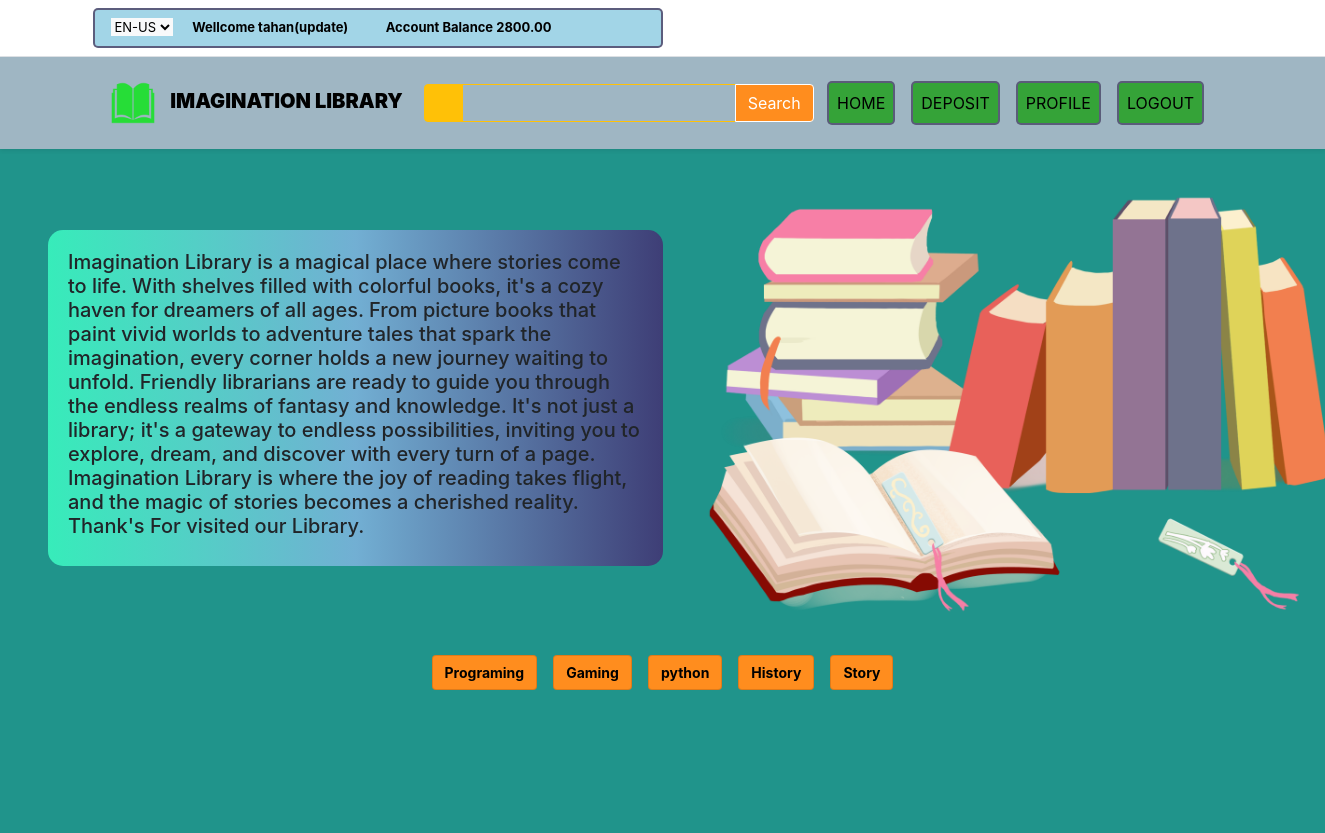
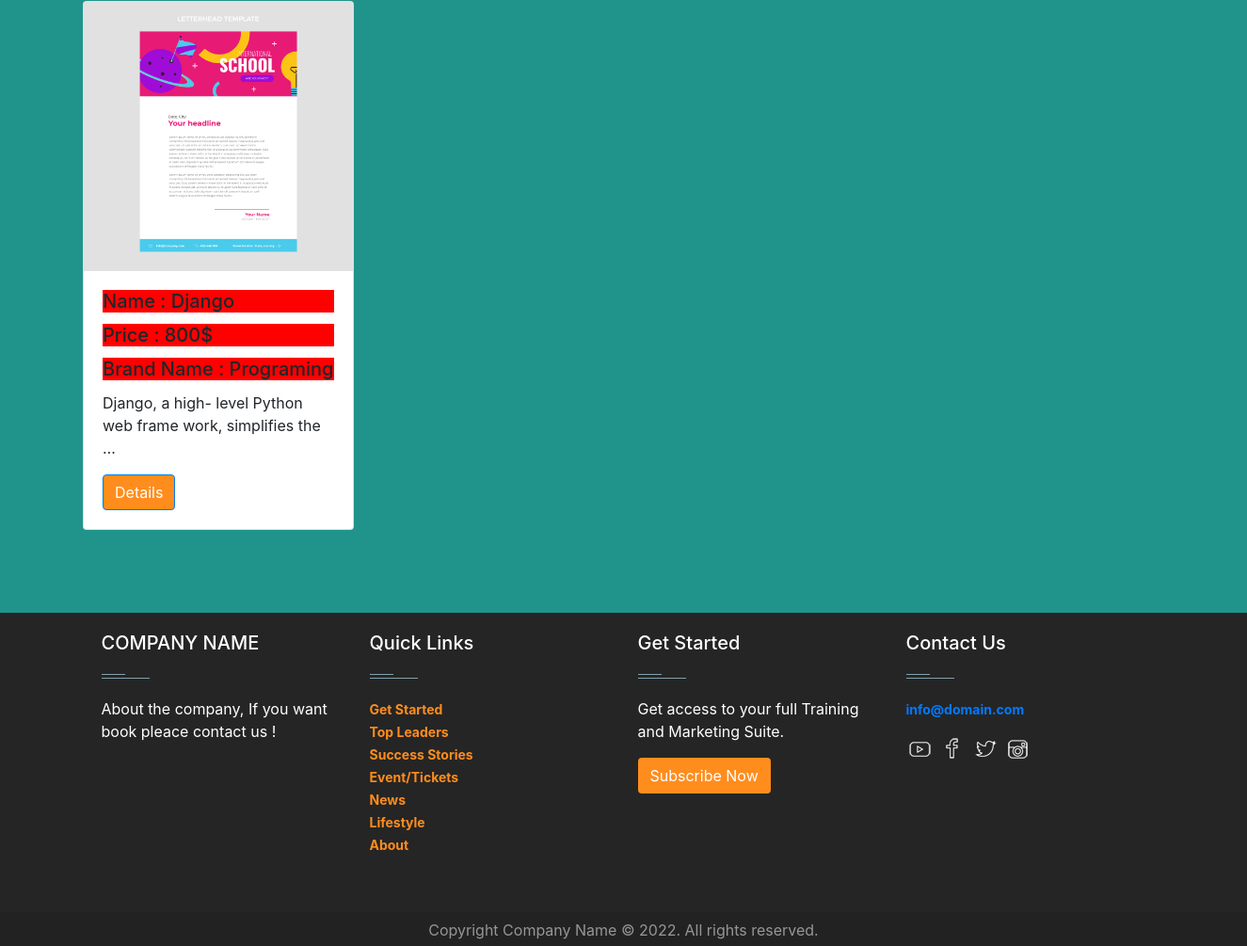
The app's page /catagory/Programing/ (signed in) with its own data (2 pictures, top to bottom).
### accounts/models.py (models this page shows, shortened)
class UserLibraryAccount(models.Model):
    user = models.OneToOneField(User, related_name='account', on_delete=models.CASCADE)
    account_no = models.IntegerField(unique=True)
    balance = models.DecimalField(default=0, max_digits=12, decimal_places=2)
    Name = models.CharField(max_length=50)
    birth_date = models.DateField(null=True, blank=True)
    gender = models.CharField(max_length=10, choices=GENDER_TYPE)

### category/models.py (models this page shows)
class Cetagory(models.Model):
    Name = models.CharField(max_length=100)
    def __str__(self):
        return self.Name

### bookposts/models.py (models this page shows, shortened)
class Post(models.Model):
    image = models.ImageField(upload_to='bookposts/media/uploads', blank=True, null=True)
    book_name = models.CharField(max_length=100)
    book_detail = models.TextField()
    book_price = models.IntegerField()
    category = models.ForeignKey(Cetagory, on_delete=models.CASCADE)

### Library_Management_System/views.py (the view)
# urls.py: 2. Add a URL to urlpatterns:  path('', views.home, name='home')
def home(request, category_slug = None):
    data = Post.objects.all()
    if category_slug is not None:
        category = Cetagory.objects.get(Name = category_slug)
        data = Post.objects.filter(category = category)
    categories = Cetagory.objects.all()
    return render(request, 'home.html', {'data': data, 'category': categories,})

### templates/home.html (shortened to what this page needs)
{% extends 'base.html' %}
{% load static %}
{% block content %}
  <div class=" d-flex flex-wrap px-5 pt-3 align-items-center">
      <div class="col-6 text-box content-container bg-white">
          <h5>
Imagination Library is a magical place where stories come to life. With shelves filled with colorful books, it's a cozy haven for dreamers of all ages. From picture books that paint vivid worlds to adventure tales that spark the imagination, every corner holds a new journey waiting to unfold. Friendly librarians are ready to guide you through the endless realms of fantasy and knowledge. It's not just a library; it's a gateway to endless possibilities, inviting you to explore, dream, and discover with every turn of a page. Imagination Library is where the joy of reading takes flight, and the magic of stories becomes a cherished reality. Thank's For visited our Library.
      </div>
      <div class="col-6">
          <img style="width: 700px;" class=" m-16" src="{% static 'library books_5419514.png' %}" alt="picture">
      </div>
  </div>
  <br/>
<div class="d-flex justify-content-center align-items-center">
{% for c in category %}
<div class="mx-2">
<label class="btn btn-danger card" for="{{c.Name}} "><a href="{% url 'category_wice_book' c.Name %}" class="text-decoration-none text-black">{{c.Name}}</a></label>
</div>
    {% endfor %}
</div>
<div class="col-12 p-3">
    <div class="d-flex flex-wrap  pt-5 m-5">
{% for c in data %}
<div class="m-4">
<div class="card" style="width: 18rem;">
    <img src="{{c.image.url}}" class="card-img-top" alt="...">
    <div class="card-body">
        <h5 class="card-title">Name : {{c.book_name}}</h5>
        <h5 class="card-title">Price : {{c.book_price}}$</h5>
        <h5 class="card-title">Brand Name : {{c.category}}</h5>
      <p class="card-text">{{c.book_detail | truncatewords:10 }}</p>
      <a href="{% url 'detail_post' c.id %}" class="btn btn-primary">Details</a>
    </div>
</div>
</div>
{% endfor %}
</div>
</div>
{% endblock %}

### templates/base.html (shortened to what this page needs)
{% load static %}
<!doctype html>
<html lang="en">
  <head>
    <link rel="stylesheet" href="{% static 'style.css' %}">
    <link href="https://cdn.jsdelivr.net/npm/bootstrap@5.3.2/dist/css/bootstrap.min.css" rel="stylesheet">
    <link rel="stylesheet" href="https://cdnjs.cloudflare.com/ajax/libs/font-awesome/6.5.1/css/fontawesome.min.css">
    <link rel="stylesheet" href="https://stackpath.bootstrapcdn.com/bootstrap/4.5.2/css/bootstrap.min.css">
  </head>
  <body>
          {% if request.user.is_authenticated %}
    <div class="superNav border-bottom py-2 bg-white " style="background-color: #ffffff,;">
      <div class="container">
        <div class="row">
          <div class="col-lg-6 col-md-6 col-sm-12 col-xs-12 centerOnMobile lock-buttons">
            <select  class="me-3 border-0 bg-light">
              <option value="en-us">EN-US</option>
            </select>
            <span class="d-none d-lg-inline-block d-md-inline-block d-sm-inline-block d-xs-none me-3"><strong>Wellcome {{request.user.account.Name}}</strong></span>
            <span class="me-3"><i class="fa-solid fa-phone me-1 text-warning"></i> <strong>Account Balance {{request.user.account.balance}}</strong></span>
          </div>
          <div class="col-lg-6 col-md-6 col-sm-12 col-xs-12 d-none d-lg-block d-md-block-d-sm-block d-xs-none text-end">
            <span class="me-3"><i class="fa-solid fa-phone me-1 text-warning"></i> <strong></strong></span>
            <span class="me-3"><i class="fa-solid fa-phone me-1 text-warning"></i> <strong></strong></span>
          </div>
        </div>
      </div>
    </div>
    {% endif %}
    <nav class="navbar navbar-expand-lg   sticky-top navbar-light p-3 shadow-sm" style="background-color: #9fb6c3;">
      <div class="container">
        <a class="navbar-brand" href="#"><img src="/static/logo.png" alt="Imagination Library Logo"  width="50" height="40" class="img-fluid me-2">
          <strong>IMAGINATION LIBRARY</strong></a>
        <div class=" collapse navbar-collapse" id="navbarNavDropdown">
          <div class="ms-auto d-none d-lg-block">
            <div class="input-group">
              <span class="border-warning input-group-text bg-warning text-white"><i class="fa-solid fa-magnifying-glass"></i></span>
              <input type="text" class="form-control border-warning" style="color:#7a7a7a">
              <button class="btn btn-warning text-white">Search</button>
            </div>
          </div>
          <ul class="navbar-nav ms-auto ">
            <li class="nav-item">
              <a class="nav-link mx-2 text-uppercase active lock-buttonsx" aria-current="page" href="{% url 'home' %}">Home</a>
            </li>
            {% if request.user.is_authenticated %}
            <li class="nav-item">
              <a class="nav-link mx-2 text-uppercase lock-buttonsx" href="{% url 'deposit_money' %}">Deposit</a>
            </li>
            <li class="nav-item">
              <a class="nav-link mx-2 text-uppercase lock-buttonsx" href="{% url 'profile' %}">Profile</a>
            </li>
            <li class="nav-item">
              <a class="nav-link mx-2 text-uppercase lock-buttonsx" href="{% url 'logout' %}">Logout</a>
            </li>
            {% endif %}
          </ul>
        </div>
      </div>
    </nav>
    {% block content %}
    {% endblock %}
    <footer id="footer" class="footer-1">
      <div class="main-footer widgets-dark typo-light">
      <div class="container">
      <div class="row">
      <div class="col-xs-12 col-sm-6 col-md-3">
      <div class="widget subscribe no-box">
      <h5 class="widget-title">COMPANY NAME<span></span></h5>
      <p>About the company, If you want book pleace contact us ! </p>
      </div>
      </div>
      <div class="col-xs-12 col-sm-6 col-md-3">
      <div class="widget no-box">
      <h5 class="widget-title">Quick Links<span></span></h5>
      <ul class="thumbnail-widget">
      <li>
      <div class="thumb-content"><a href="#.">Get Started</a></div>
      </li>
      <li>
      <div class="thumb-content"><a href="#.">Top Leaders</a></div>
      </li>
      <li>
      <div class="thumb-content"><a href="#.">Success Stories</a></div>
      </li>
      <li>
      <div class="thumb-content"><a href="#.">Event/Tickets</a></div>
      </li>
      <li>
      <div class="thumb-content"><a href="#.">News</a></div>
      </li>
      <li>
      <div class="thumb-content"><a href="#.">Lifestyle</a></div>
      </li>
      <li>
      <div class="thumb-content"><a href="#.">About</a></div>
      </li>
      </ul>
      </div>
      </div>
      <div class="col-xs-12 col-sm-6 col-md-3">
      <div class="widget no-box">
      <h5 class="widget-title">Get Started<span></span></h5>
      <p>Get access to your full Training and Marketing Suite.</p>
      <a class="btn" href="" target="_blank">Subscribe Now</a>
      </div>
      </div>
      <div class="col-xs-12 col-sm-6 col-md-3">
      <div class="widget no-box">
      <h5 class="widget-title">Contact Us<span></span></h5>
      <p><a href="mailto:info@domain.com" title="glorythemes">info@domain.com</a></p>
      <ul class="social-footer2">
      <li class=""><a title="youtube" target="_blank" href="https://bit.ly/3m9avif"><img alt="youtube" width="30" height="30"></a></li>
      <li class=""><a href="https://www.facebook.com/" target="_blank" title="Facebook"><img alt="Facebook" width="30" height="30"></a></li>
      <li class=""><a href="https://twitter.com" target="_blank" title="Twitter"><img alt="Twitter" width="30" height="30"></a></li>
      <li class=""><a title="instagram" target="_blank" href="https://www.instagram.com/"><img alt="instagram" width="30" height="30"></a></li>
      </ul>
      </div>
      </div>
      </div>
      </div>
      </div>
      <div class="footer-copyright">
      <div class="container">
      <div class="row">
      <div class="col-md-12 text-center">
      <p>Copyright Company Name © 2022. All rights reserved.</p>
      </div>
      </div>
      </div>
      </div>
      </footer>
  </body>
</html>

### templates/style.css (style rules this page uses)
a { font-size:14px; font-weight:700 }
.superNav { font-size:13px; }
.form-control { outline:none !important; box-shadow: none !important; }
.card-title { background-color: red; }

### templates/base.html (style rules this page uses)
body { background-color: #20948B; margin: 0; padding: 0; }
* { padding: 0; margin: 0; box-sizing: border-box; }
.navbar { background-color: #00b7d4; padding: 10px 0; }
.navbar-brand, .navbar-nav .nav-link { color: #000 !important; }
.input-group-text { background-color: #ffffff; border-color: #ffffff; color: #31d33483; }
.form-control { background-color: #ffffff00; color: #150e0e; border-color: #ffffff; }
.btn-warning { background-color:rgb(18, 202, 76); border-color: #ffffff; color: #000; }
.lock-buttonsx { display: inline-block; background-color: #31a233f6; color: #000; padding: 8px 16px; border: 2px solid rgba(91, 91, 123, 0.981); border-radius: 5px; text-decoration: none; transition: background-color 0.3s, color 0.3s; }
.lock-buttons { display: inline-block; background-color: #91cee3d7; color: #000; padding: 8px 16px; border: 2px solid rgba(91, 91, 123, 0.981); border-radius: 5px; text-decoration: none; transition: background-color 0.3s, color 0.3s; }
footer .main-footer { padding: 20px 0; background: #252525; }
footer ul { padding-left: 0; list-style: none; }
.footer-copyright { background: #222; padding: 5px 0; }
.footer-copyright p { color: #969696; margin: 2px 0 0; }
.widget { padding: 20px; margin-bottom: 40px; }
.widget.no-box { padding: 0; background-color: transparent; margin-bottom: 40px; box-shadow: none; -webkit-box-shadow: none; -moz-box-shadow: none; -ms-box-shadow: none; -o-box-shadow: none; }
.widget.subscribe p { margin-bottom: 18px; }
.widget li a { color: #ff8d1e; }
.widget-title { margin-bottom: 20px; }
.widget-title span { background: #839FAD none repeat scroll 0 0;display: block; height: 1px;margin-top: 25px;position: relative;width: 20%; }
.widget-title span::after { background: inherit;content: "";height: inherit; position: absolute;top: -4px;width: 50%; }
.typo-light h1, .typo-light h2, .typo-light h3, .typo-light h4, .typo-light h5, .typo-light h6, .typo-light p, .typo-light div, .typo-light span, .typo-light small { color: #fff; }
ul.social-footer2 { margin: 0;padding: 0; width: auto; }
ul.social-footer2 li { display: inline-block;padding: 0; }
ul.social-footer2 li a { display: block; height:30px;width: 30px;text-align: center; }
.btn { background-color: #ff8d1e; color:#fff; }

### templates/home.html (style rules this page uses)
.content-container { background: linear-gradient(to right,#37ecba,#72afd3, rgb(62, 62, 118)); border-radius: 15px; padding: 20px; }
.card { transition: all 0.3s; }

### records on screen
Cetagory: Name "Programing"
Cetagory: Name "Gaming"
Cetagory: Name "python"
Cetagory: Name "History"
Cetagory: Name "Story"
Post: image (picture), book_name "Django", book_price "800", category "Programing", book_detail "Django, a high- level Python web frame work, simplifies the …"

### other values on screen
{{ request.user.account.Name }} "tahan(update)"
{{ request.user.account.balance }} "2800.00"
